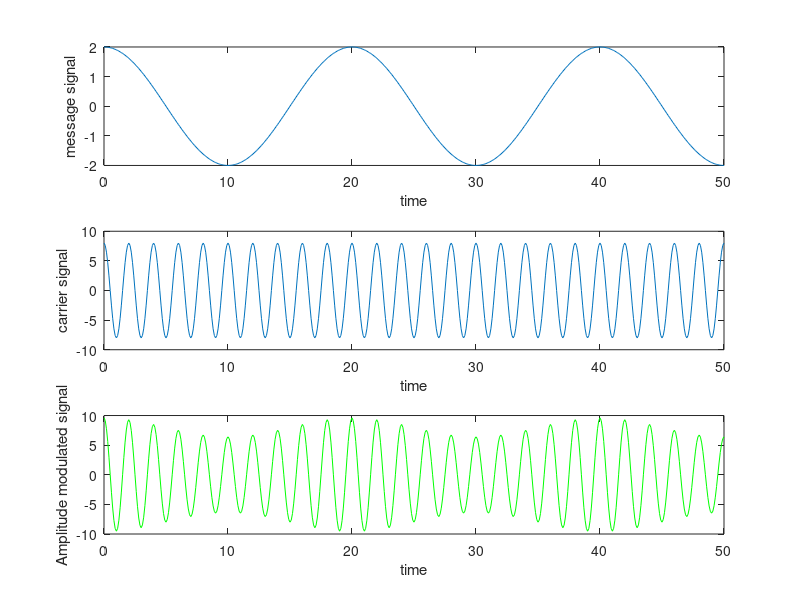
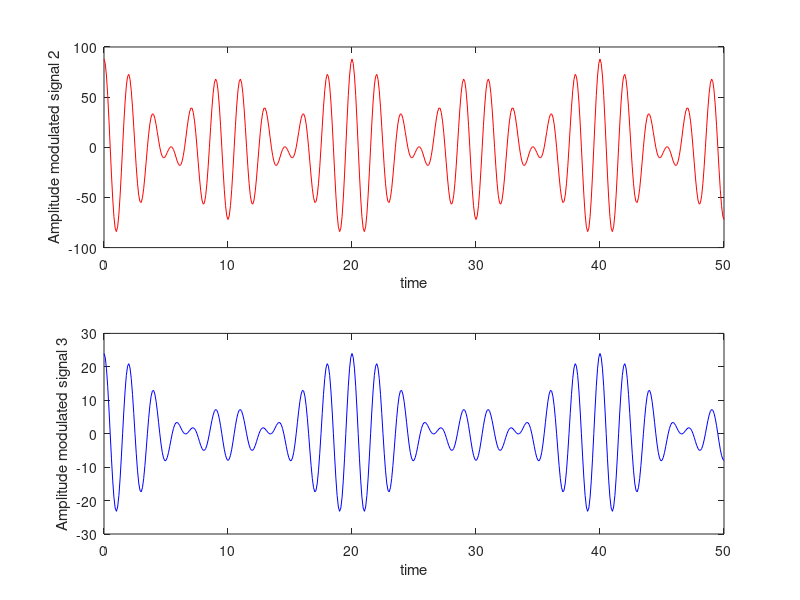

MATLAB code for these plots, in order:
clc;
clear all;
close all;

Ac= 8; %carrier amplitude
fc= 0.5; % carrier freq (carrier freq must be at least twice message freq)
Am= 2; %message amplitude
fm= 0.05; %message signal frequency

ka1=0.1; %amplitude sensitivity
ka2=5;
ka3=1.0;

t= [0:0.1:50];
ct=Ac*cos(2*pi*fc*t);
mt=Am*cos(2*pi*fm*t);
AM1= ct.*(1+ka1*mt);
AM2= ct.*(1+ka2*mt);
AM3= ct.*(1+ka3*mt);

figure (1);
subplot(3,1,1);
plot(t,mt);
xlabel("time");
ylabel("message signal");

subplot (3, 1, 2);
plot(t, ct);
ylabel("carrier signal");
xlabel("time");

subplot (3, 1, 3);
plot(t, AM1, 'g');
xlabel("time");
ylabel("Amplitude modulated signal");

figure (2);
subplot (2, 1, 2);
plot(t, AM3, 'b');
xlabel("time");
ylabel("Amplitude modulated signal 3");

subplot (2, 1, 1);
plot(t, AM2, 'r');
xlabel("time");
ylabel("Amplitude modulated signal 2");